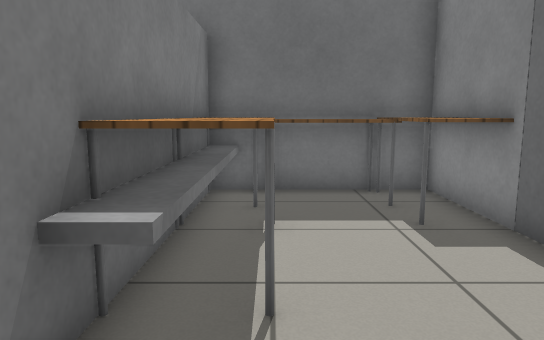
[1] (above)

17 first-person views from a walk through a Gazebo world. The camera is 0.9 m above the floor, tilts 8° down and sees 70° across. The floor is counted in squares, 0.5 m on a side. Each view is taken from the middle of a square. On the plan, view 1 faces up. The plan holds only what a view shows up to about 18 squares ahead; the rest is blank. The place goes on beyond the plan. The robots in the file are not drawn. Simple patterns stand in for the simulator's built-in surfaces.

[2]
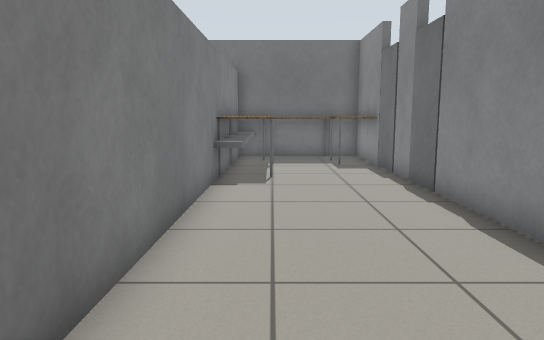

[3]
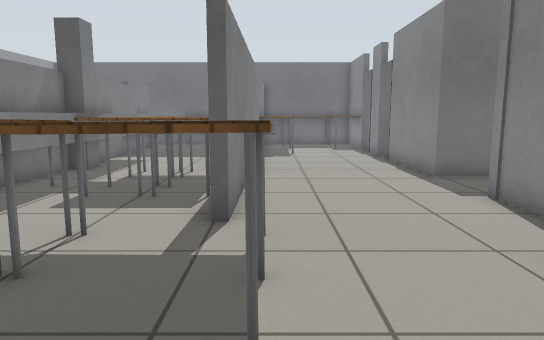

[4]
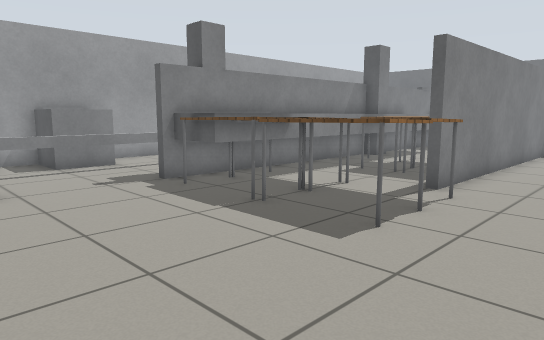

[5]
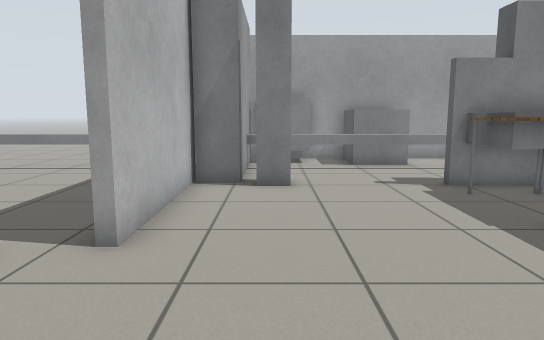

[6]
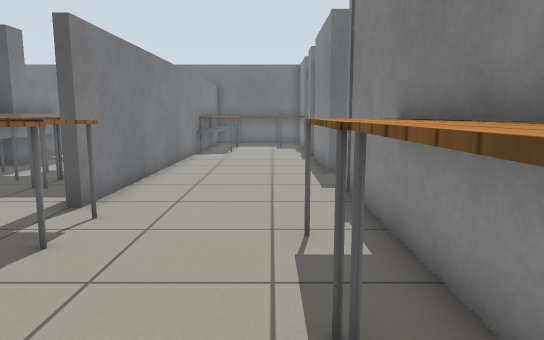

[7]
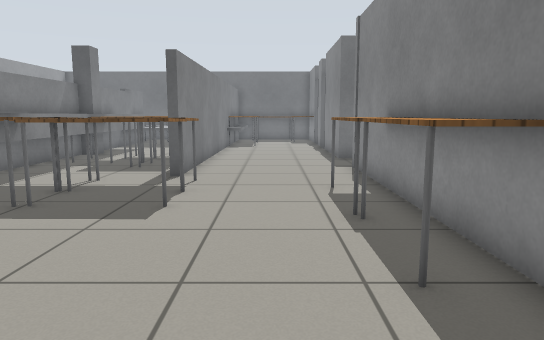

[8]
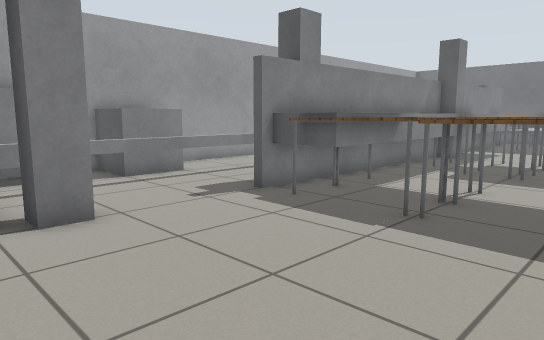

[9]
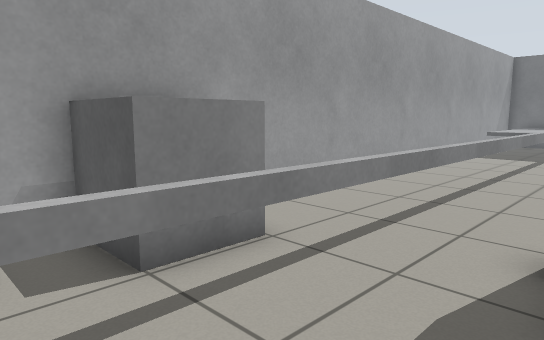

[10]
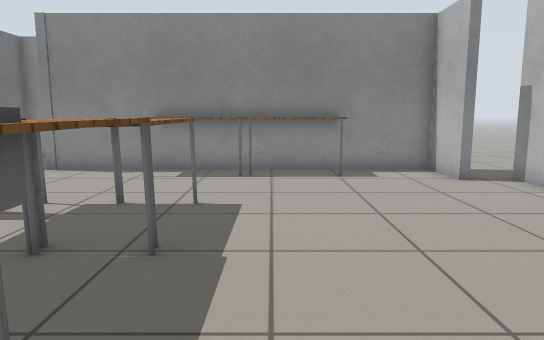

[11]
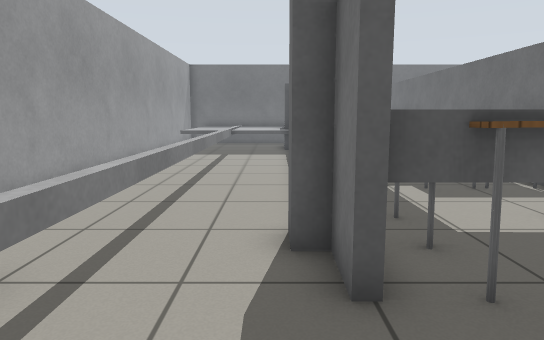

[12]
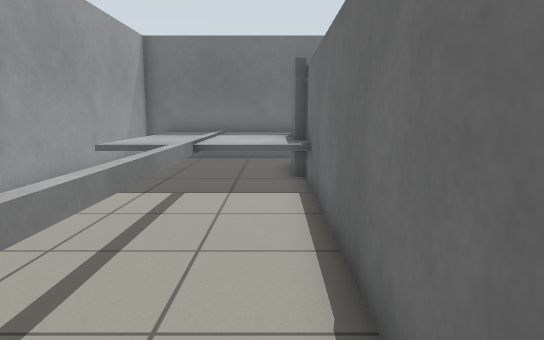

[13]
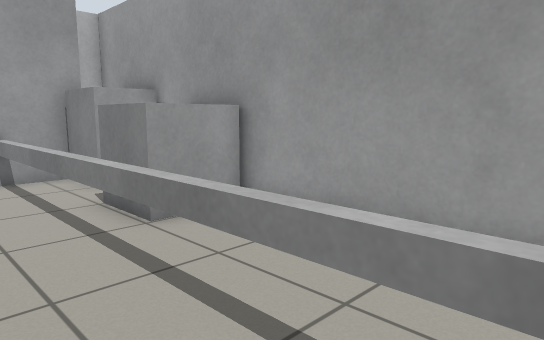

[14]
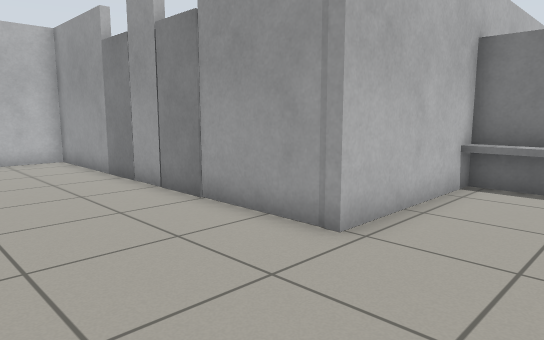

[15]
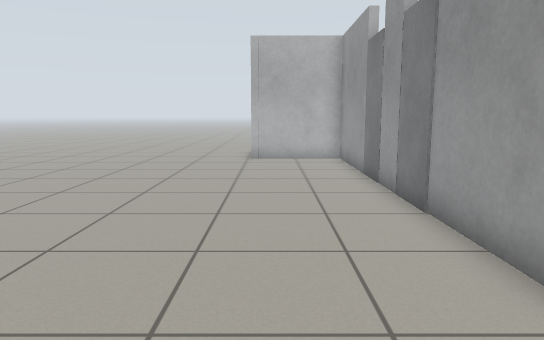

[16]
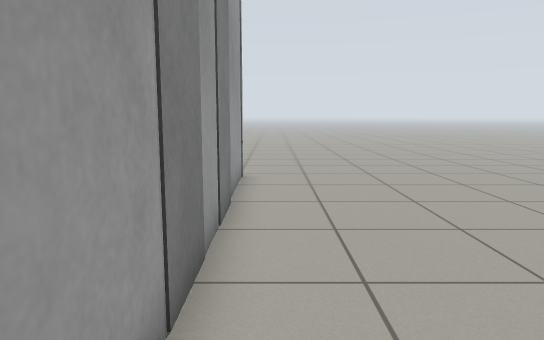

[17]
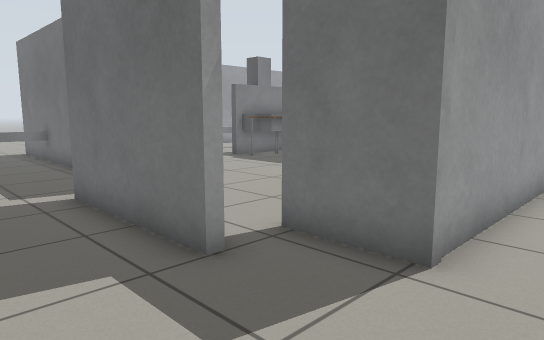

### Floor plan
Ten units are one square. View 1 is at (0, 0); x grows to the right and y downward. Boxes are objects, and circles mark ways between rooms. Rooms are numbered by the first view taken in them; rooms with no view inside come last. Other rooms are left out.
<svg viewBox="-150 -119 245 379">
<path fill="none" stroke="#000" d="M41 -43 41 -26M39 -28 39 -42M39 -59 39 -65M41 -66 41 -59M41 -10 41 33 79 33M39 -84 39 -93 34 -93M-16 -34 -17 65M-15 -64 -15 -53M35 -96 41 -96 41 -84M-15 -94 -15 -83M-15 -113 -15 -96M76 36 39 36 39 -10M-8 -35 -8 -26 -16 -26M-8 -114 -8 -96M-17 65 -17 85 -21 85M-20 59 -19 -24M-81 59 -80 -48M39 106 39 65M-78 25 -79 124 -82 124 -82 116M39 136 39 125M-87 191 -31 191M-110 178 -83 179 -83 190M18 191 39 191 39 154M6 209 20 209M-77 -34 -77 2M-40 -26 -66 -26M-80 -26 -110 -26M-109 -32 -109 179M20 212 -29 212M41 155 41 196 18 196M-84 196 -109 196M41 131 41 136M-109 194 -109 210M-109 230 -109 255M-142 136 -142 156M-132 178 -110 178M-142 -93 -142 126M-115 -26 -134 -26"/>
<rect x="-15" y="-65" width="20" height="40" fill="#bbb"><title>table</title></rect>
<rect x="-15" y="-95" width="20" height="30" fill="#bbb"><title>table</title></rect>
<rect x="-5" y="-95" width="30" height="20" fill="#bbb"><title>table</title></rect>
<rect x="25" y="-95" width="20" height="40" fill="#bbb"><title>table</title></rect>
<rect x="35" y="-25" width="10" height="10" fill="#bbb"><title>door leaf</title></rect>
<rect x="35" y="-55" width="10" height="10" fill="#bbb"><title>door leaf</title></rect>
<rect x="-95" y="165" width="20" height="10" fill="#bbb"><title>grey post</title></rect>
<rect x="-85" y="105" width="10" height="10" fill="#bbb"><title>grey post</title></rect>
<rect x="-85" y="15" width="20" height="10" fill="#bbb"><title>grey post</title></rect>
<rect x="-75" y="105" width="40" height="20" fill="#bbb"><title>table</title></rect>
<rect x="-65" y="55" width="10" height="30" fill="#bbb"><title>grey box</title></rect>
<rect x="-65" y="35" width="20" height="20" fill="#bbb"><title>table</title></rect>
<rect x="-65" y="-15" width="10" height="50" fill="#bbb"><title>grey box</title></rect>
<rect x="-55" y="55" width="10" height="20" fill="#bbb"><title>table</title></rect>
<rect x="-55" y="15" width="20" height="20" fill="#bbb"><title>table</title></rect>
<rect x="-45" y="85" width="10" height="20" fill="#bbb"><title>table</title></rect>
<rect x="-45" y="55" width="20" height="20" fill="#bbb"><title>table</title></rect>
<rect x="-45" y="45" width="10" height="10" fill="#bbb"><title>table</title></rect>
<rect x="-45" y="25" width="10" height="10" fill="#bbb"><title>table</title></rect>
<rect x="-35" y="105" width="30" height="20" fill="#bbb"><title>table</title></rect>
<rect x="-15" y="85" width="10" height="20" fill="#bbb"><title>table</title></rect>
<rect x="25" y="125" width="20" height="40" fill="#bbb"><title>table</title></rect>
<rect x="25" y="95" width="20" height="30" fill="#bbb"><title>table</title></rect>
<rect x="-145" y="155" width="20" height="20" fill="#bbb"><title>grey box</title></rect>
<rect x="-145" y="115" width="30" height="30" fill="#bbb"><title>grey box</title></rect>
<circle cx="10" cy="75" r="3" fill="#2a7"/>
<circle cx="90" cy="30" r="3" fill="#2a7"/>
<circle cx="-20" cy="193" r="3" fill="#2a7"/>
<text x="30" y="-40">1</text>
<text x="-40" y="100">2</text>
<text x="40" y="200">3</text>
<text x="-130" y="70">4</text>
</svg>
Room 1 opens to room 2. Room 1 opens to room 3. Room 2 opens to room 3.

Where each view was taken, in squares from view 1:
view 1: 0 up, 0 right, facing up
view 2: 8 down, 0 right, facing up
view 3: 15 down, 1 left, facing up
view 4: 18 down, 2 right, facing up-left
view 5: 17 down, 2 right, facing left
view 6: 16 down, 2 right, facing up
view 7: 20 down, 1 right, facing up
view 8: 19 down, 1 left, facing up-left
view 9: 16 down, 8 left, facing up-left
view 10: 14 down, 9 left, facing right
view 11: 16 down, 9 left, facing up
view 12: 7 down, 9 left, facing up
view 13: 6 down, 9 left, facing down-left
view 14: 13 up, 9 right, facing down-left
view 15: 13 up, 7 right, facing down
view 16: 2 down, 5 right, facing up
view 17: 24 down, 6 right, facing up-left
